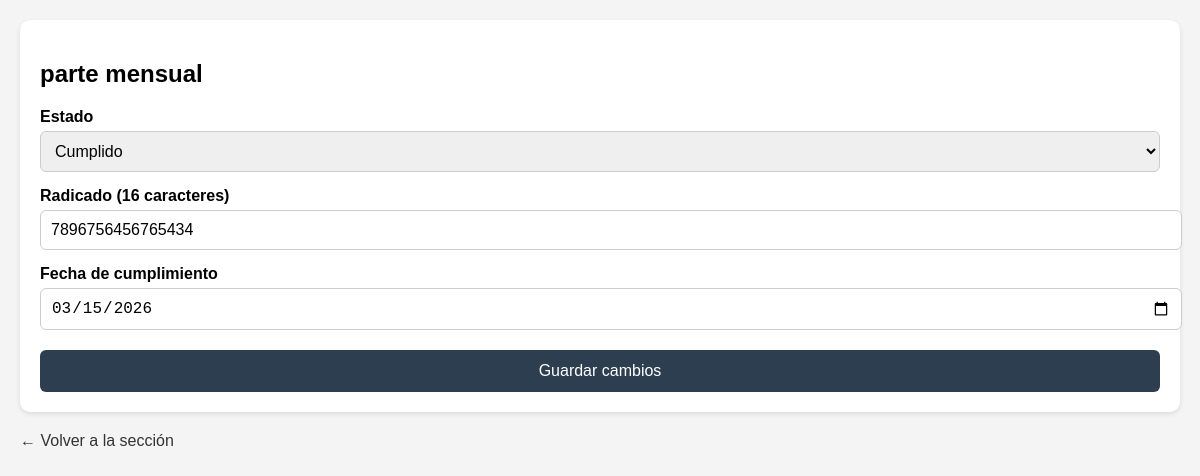
The app's page /plazo/1/editar/ (signed in) with its own data.
### gestion_secciones/models.py (models this page shows, shortened)
class Plazo(models.Model):
    seccion = models.ForeignKey(Seccion, on_delete=models.CASCADE)
    nombre_plazo = models.CharField(max_length=200)
    tipo_plazo = models.CharField(
        max_length=20,
        choices=[
            ('Mensual', 'Mensual'),
            ('Trimestral', 'Trimestral'),
            ('Semestral', 'Semestral')
        ],
        default='Mensual'
    )
    periodo = models.DateField(null=True, blank=True)
    fecha_limite = models.DateField()
    fecha_cumplimiento = models.DateField(null=True, blank=True)
    radicado = models.CharField(
        max_length=16,
        blank=True,
        validators=[MinLengthValidator(16)]
    )
    estado = models.CharField(
        max_length=20,
        choices=[
            ('Pendiente', 'Pendiente'),
            ('En proceso', 'En proceso'),
            ('Cumplido', 'Cumplido')
        ],
        default='Pendiente'
    )

### gestion_secciones/views.py (the view, shortened to what this page needs)
# urls.py: path('plazo/<int:id>/editar/', views.editar_plazo, name='editar_plazo'),
@login_required
def editar_plazo(request, id):
    plazo = Plazo.objects.get(id=id)
    error = None
    return render(request, "editar_plazo.html", {
        "plazo": plazo,
        "error": error
    })

### gestion_secciones/templates/editar_plazo.html (shortened to what this page needs)
<!DOCTYPE html>
<html>
<head>
</head>
<body>
<div class="tarjeta">
<h2>{{ plazo.nombre_plazo }}</h2>
<form method="post">
<label>Estado</label>
<select name="estado">
<option value="Cumplido" {% if plazo.estado == "Cumplido" %}selected{% endif %}>
Cumplido
</option>
</select>
<label>Radicado (16 caracteres)</label>
<input
type="text"
name="radicado"
value="{{ plazo.radicado }}"
maxlength="16">
<label>Fecha de cumplimiento</label>
<input
type="date"
name="fecha_cumplimiento"
value="{{ plazo.fecha_cumplimiento|date:'Y-m-d' }}">
<button type="submit">
Guardar cambios
</button>
</form>
</div>
<a class="volver" href="/seccion/{{ plazo.seccion.id }}">
← Volver a la sección
</a>
</body>
</html>

### gestion_secciones/templates/editar_plazo.html (style rules this page uses)
body { font-family: Arial; margin:20px; background:#f4f4f4; }
.tarjeta { background:white; padding:20px; border-radius:10px; box-shadow:0 2px 5px rgba(0,0,0,0.1); }
label { font-weight:bold; display:block; margin-top:15px; }
input, select { width:100%; padding:10px; margin-top:5px; border-radius:6px; border:1px solid #ccc; font-size:16px; }
button { margin-top:20px; padding:12px; width:100%; background:#2c3e50; color:white; border:none; border-radius:6px; font-size:16px; }
.volver { display:inline-block; margin-top:20px; text-decoration:none; color:#333; }

### records on screen
Plazo: nombre_plazo "parte mensual", estado "Cumplido", radicado "7896756456765434", fecha_cumplimiento "03/15/2026"
